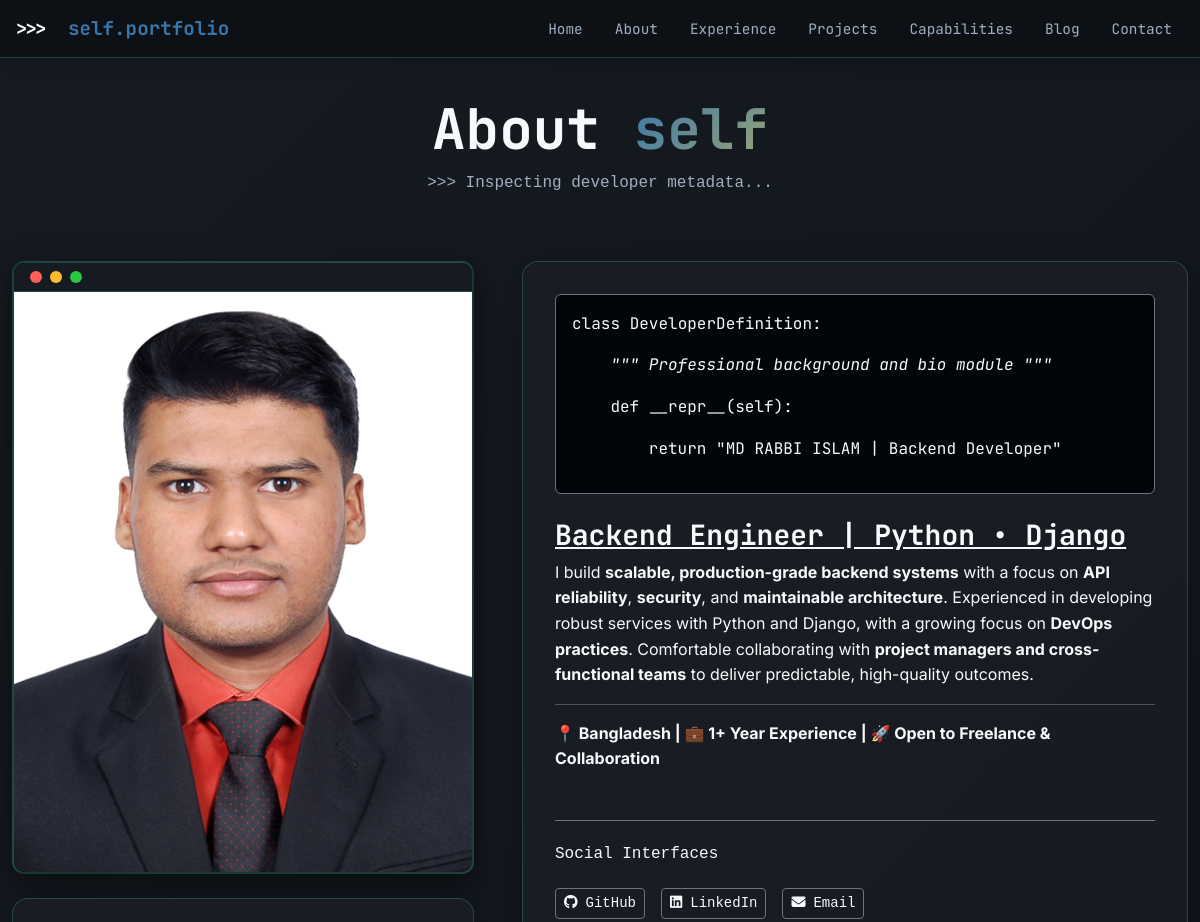
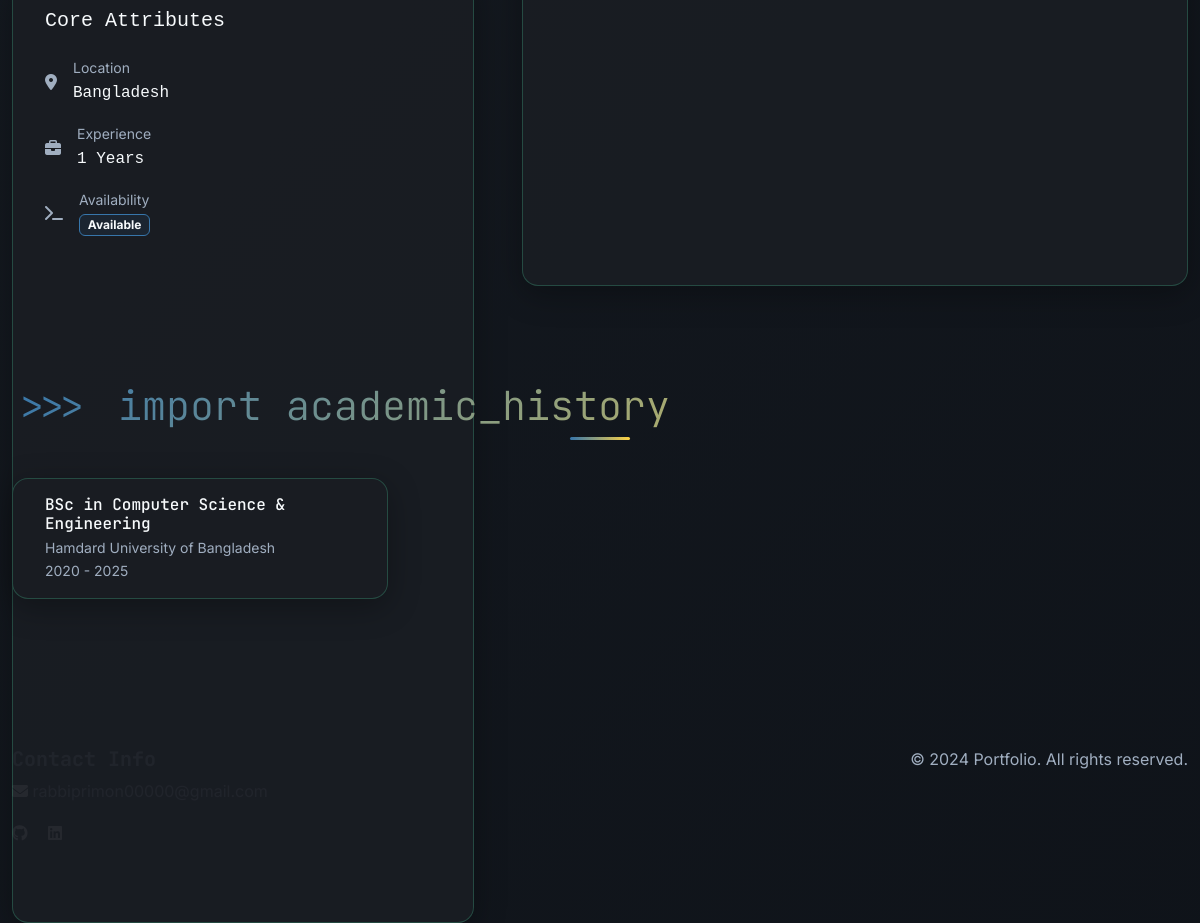
The page /about/ on the database its author committed (2 pictures, top to bottom).
### portfolio_app/models.py (models this page shows, shortened)
class Profile(models.Model):
    name = models.CharField(max_length=100)
    role = models.CharField(max_length=100)
    tagline = models.CharField(max_length=200)
    bio = RichTextField()
    profile_photo = models.ImageField(upload_to='profile/', blank=True, null=True)
    github = models.URLField(blank=True)
    linkedin = models.URLField(blank=True)
    youtube = models.URLField(blank=True)
    email = models.EmailField()
    years_of_experience = models.PositiveIntegerField(default=0)
    location = models.CharField(max_length=100, blank=True)
    freelance_available = models.BooleanField(default=False)
    created_at = models.DateTimeField(auto_now_add=True)
    updated_at = models.DateTimeField(auto_now=True)

class Education(models.Model):
    degree = models.CharField(max_length=200)
    institution = models.CharField(max_length=200)
    location = models.CharField(max_length=200, blank=True)
    start_date = models.DateField()
    end_date = models.DateField(blank=True, null=True)
    description = RichTextField(blank=True)
    gpa = models.CharField(max_length=20, blank=True)
    display_order = models.PositiveIntegerField(default=0)
    created_at = models.DateTimeField(auto_now_add=True)
    updated_at = models.DateTimeField(auto_now=True)
    class Meta:
        ordering = ['-start_date', 'display_order']

### portfolio_app/views.py (the view)
# urls.py: path('about/', about, name='about'),
def about(request):
    profile = Profile.objects.first()
    skills = Skill.objects.all()
    education = Education.objects.all()
    return render(request, 'about.html', {
        'profile': profile,
        'skills': skills,
        'education': education,
    })

### Templates/about.html (shortened to what this page needs)
{% extends 'base.html' %}
{% load static %}
{% block content %}
<section class="section pt-5 mt-5">
    <div class="container">
        <div class="row mb-5" data-aos="fade-down">
            <div class="col-12 text-center">
                <h1 class="display-4 fw-bold">About <span class="gradient-text">self</span></h1>
                <p class="text-secondary font-monospace">>>> Inspecting developer metadata...</p>
            </div>
        </div>
        <div class="row g-5">
            <div class="col-lg-5" data-aos="fade-right">
                <div class="terminal-window mb-4">
                    <div class="terminal-header">
                        <div class="terminal-dot dot-red"></div>
                        <div class="terminal-dot dot-yellow"></div>
                        <div class="terminal-dot dot-green"></div>
                    </div>
                    <div class="terminal-body p-0">
                        {% if profile.profile_photo %}
                        <img src="{{ profile.profile_photo.url }}" alt="{{ profile.name }}" class="img-fluid w-100"
                            style="object-fit:cover; filter:contrast(110%);">
                        {% endif %}
                    </div>
                </div>
                <div class="glass-card">
                    <h3 class="h5 mb-4 text-secondary font-monospace">Core Attributes</h3>
                    <ul class="list-unstyled d-flex flex-column gap-3">
                        <li class="d-flex align-items-center gap-3">
                            <i class="fas fa-map-marker-alt text-secondary"></i>
                            <div>
                                <small class="text-muted d-block">Location</small>
                                <span class="font-monospace">{{ profile.location }}</span>
                            </div>
                        </li>
                        <li class="d-flex align-items-center gap-3">
                            <i class="fas fa-briefcase text-secondary"></i>
                            <div>
                                <small class="text-muted d-block">Experience</small>
                                <span class="font-monospace">{{ profile.years_of_experience }} Years</span>
                            </div>
                        </li>
                        <li class="d-flex align-items-center gap-3">
                            <i class="fas fa-terminal text-secondary"></i>
                            <div>
                                <small class="text-muted d-block">Availability</small>
                                <span class="badge"
                                    style="background:rgba(55,118,171,0.1); color:var(--py-blue); border:1px solid var(--py-blue);">
                                    {% if profile.freelance_available %}
                                    Available
                                    {% else %}
                                    Active on Projects
                                    {% endif %}
                                </span>
                            </div>
                        </li>
                    </ul>
                </div>
            </div>
            <div class="col-lg-7" data-aos="fade-left">
                <div class="glass-card h-100">
                    <div class="about-class mb-4 p-3 bg-dark-subtle rounded border border-secondary"
                        style="background:#010409 !important;">
                        <p><span class="keyword">class</span> <span class="function">DeveloperDefinition</span>:</p>
                        <p>&nbsp;&nbsp;&nbsp;&nbsp;<span class="docstring">""" Professional background and bio module
                                """</span></p>
                        <p>&nbsp;&nbsp;&nbsp;&nbsp;<span class="keyword">def</span> <span
                                class="function">__repr__</span>(<span class="keyword">self</span>):</p>
                        <p>&nbsp;&nbsp;&nbsp;&nbsp;&nbsp;&nbsp;&nbsp;&nbsp;<span class="keyword">return</span> <span
                                class="string">"{{ profile.name }} | {{ profile.role }}"</span></p>
                    </div>
                    <div class="about-bio text-light">
                        {% if profile %}
                        {{ profile.bio|safe }}
                        {% endif %}
                    </div>
                    <div class="mt-5 pt-4 border-top border-secondary">
                        <h4 class="h6 mb-4 font-monospace text-secondary">Social Interfaces</h4>
                        <div class="d-flex gap-3">
                            {% if profile.github %}
                            <a href="{{ profile.github }}" target="_blank"
                                class="btn btn-outline-secondary btn-sm font-monospace"><i
                                    class="fab fa-github me-2"></i>GitHub</a>
                            {% endif %}
                            {% if profile.linkedin %}
                            <a href="{{ profile.linkedin }}" target="_blank"
                                class="btn btn-outline-secondary btn-sm font-monospace"><i
                                    class="fab fa-linkedin me-2"></i>LinkedIn</a>
                            {% endif %}
                            {% if profile.email %}
                            <a href="mailto:{{ profile.email }}"
                                class="btn btn-outline-secondary btn-sm font-monospace"><i
                                    class="fas fa-envelope me-2"></i>Email</a>
                            {% endif %}
                        </div>
                    </div>
                </div>
            </div>
        </div>
        <div class="row mt-5 pt-5" data-aos="fade-up">
            <div class="col-12">
                <h2 class="display-6 mb-5"><span class="prompt">>>></span> import academic_history</h2>
                <div class="row g-4">
                    {% for edu in education %}
                    <div class="col-md-4">
                        <div class="glass-card py-3">
                            <h4 class="h6 mb-1 text-secondary">{{ edu.degree }}</h4>
                            <p class="small text-muted mb-0">{{ edu.institution }}</p>
                            <p class="small text-muted mb-0">
                                {{ edu.start_date|date:"Y" }} -
                                {% if edu.end_date %}
                                {{ edu.end_date|date:"Y" }}
                                {% else %}
                                Present
                                {% endif %}
                            </p>
                        </div>
                    </div>
                    {% endfor %}
                </div>
            </div>
        </div>
    </div>
</section>
{% endblock %}

### rows shown on the page
Profile: profile_photo (picture), location "Bangladesh", years_of_experience "1", name "MD RABBI ISLAM", role "Backend Developer", bio "Backend Engineer | Python • Django I build scalable, production-grade backend systems with a focus on API reliability , security , and maintainable architecture . Experienced in developing robust services with Python and Django, with a growing focus on DevOps practices . Comfortable collaborating with project managers and cross-functional teams to deliver predictable, high-quality outcomes. 📍 Bangladesh | 💼 1+ Year Experience | 🚀 Open to Freelance & Collaboration"
Education: degree "BSc in Computer Science & Engineering", institution "Hamdard University of Bangladesh", start_date "2020", end_date "2025"
